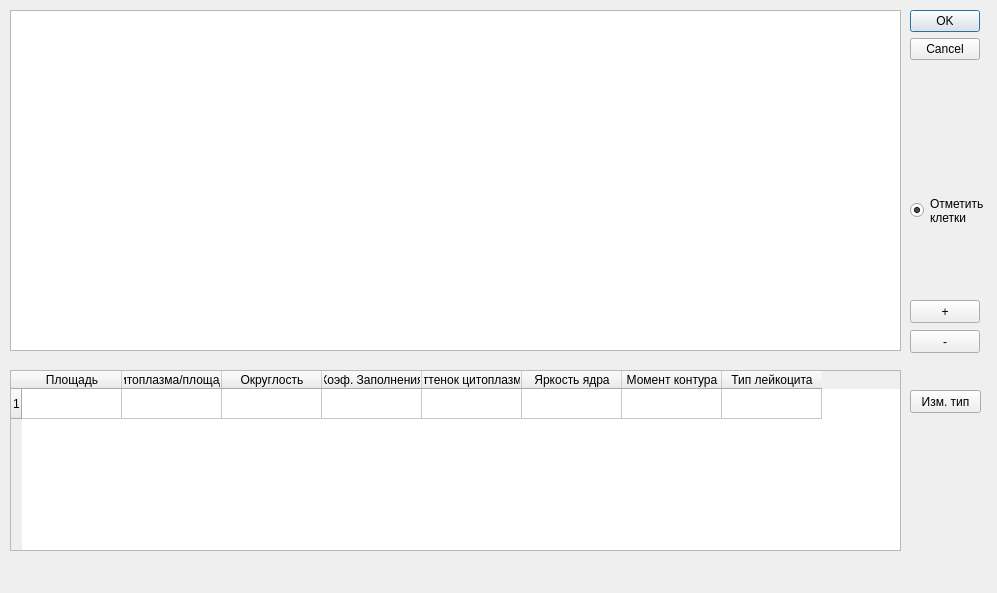
<?xml version="1.0" encoding="UTF-8"?>
<ui version="4.0">
 <class>CellsLocation</class>
 <widget class="QDialog" name="CellsLocation">
  <property name="geometry">
   <rect>
    <x>0</x>
    <y>0</y>
    <width>997</width>
    <height>593</height>
   </rect>
  </property>
  <property name="windowTitle">
   <string>Расположение распознанных клеток</string>
  </property>
  <widget class="QDialogButtonBox" name="buttonBox">
   <property name="geometry">
    <rect>
     <x>910</x>
     <y>10</y>
     <width>70</width>
     <height>61</height>
    </rect>
   </property>
   <property name="orientation">
    <enum>Qt::Vertical</enum>
   </property>
   <property name="standardButtons">
    <set>QDialogButtonBox::Cancel|QDialogButtonBox::Ok</set>
   </property>
  </widget>
  <widget class="QGraphicsView" name="graphicsView">
   <property name="geometry">
    <rect>
     <x>10</x>
     <y>10</y>
     <width>891</width>
     <height>341</height>
    </rect>
   </property>
  </widget>
  <widget class="QPushButton" name="pushButton">
   <property name="geometry">
    <rect>
     <x>910</x>
     <y>300</y>
     <width>70</width>
     <height>23</height>
    </rect>
   </property>
   <property name="text">
    <string>+</string>
   </property>
  </widget>
  <widget class="QPushButton" name="pushButton_2">
   <property name="geometry">
    <rect>
     <x>910</x>
     <y>330</y>
     <width>70</width>
     <height>23</height>
    </rect>
   </property>
   <property name="text">
    <string>-</string>
   </property>
  </widget>
  <widget class="QTableWidget" name="tableWidget">
   <property name="geometry">
    <rect>
     <x>10</x>
     <y>370</y>
     <width>891</width>
     <height>181</height>
    </rect>
   </property>
   <row>
    <property name="text">
     <string>1</string>
    </property>
   </row>
   <column>
    <property name="text">
     <string>Площадь</string>
    </property>
   </column>
   <column>
    <property name="text">
     <string>Цитоплазма/площадь</string>
    </property>
   </column>
   <column>
    <property name="text">
     <string>Округлость</string>
    </property>
   </column>
   <column>
    <property name="text">
     <string>Коэф. Заполнения</string>
    </property>
   </column>
   <column>
    <property name="text">
     <string>Оттенок цитоплазмы</string>
    </property>
   </column>
   <column>
    <property name="text">
     <string>Яркость ядра</string>
    </property>
   </column>
   <column>
    <property name="text">
     <string>Момент контура</string>
    </property>
   </column>
   <column>
    <property name="text">
     <string>Тип лейкоцита</string>
    </property>
   </column>
   <item row="0" column="0">
    <property name="text">
     <string/>
    </property>
   </item>
   <item row="0" column="1">
    <property name="text">
     <string/>
    </property>
   </item>
   <item row="0" column="2">
    <property name="text">
     <string/>
    </property>
   </item>
   <item row="0" column="3">
    <property name="text">
     <string/>
    </property>
   </item>
   <item row="0" column="4">
    <property name="text">
     <string/>
    </property>
   </item>
   <item row="0" column="5">
    <property name="text">
     <string/>
    </property>
   </item>
   <item row="0" column="6">
    <property name="text">
     <string/>
    </property>
   </item>
   <item row="0" column="7">
    <property name="text">
     <string/>
    </property>
   </item>
  </widget>
  <widget class="QPushButton" name="pushButton_3">
   <property name="geometry">
    <rect>
     <x>910</x>
     <y>390</y>
     <width>71</width>
     <height>23</height>
    </rect>
   </property>
   <property name="text">
    <string>Изм. тип</string>
   </property>
  </widget>
  <widget class="QRadioButton" name="radioButton">
   <property name="geometry">
    <rect>
     <x>910</x>
     <y>190</y>
     <width>82</width>
     <height>41</height>
    </rect>
   </property>
   <property name="text">
    <string>Отметить 
клетки</string>
   </property>
   <property name="checked">
    <bool>true</bool>
   </property>
  </widget>
 </widget>
 <resources/>
 <connections>
  <connection>
   <sender>buttonBox</sender>
   <signal>accepted()</signal>
   <receiver>CellsLocation</receiver>
   <slot>accept()</slot>
   <hints>
    <hint type="sourcelabel">
     <x>248</x>
     <y>254</y>
    </hint>
    <hint type="destinationlabel">
     <x>157</x>
     <y>274</y>
    </hint>
   </hints>
  </connection>
  <connection>
   <sender>buttonBox</sender>
   <signal>rejected()</signal>
   <receiver>CellsLocation</receiver>
   <slot>reject()</slot>
   <hints>
    <hint type="sourcelabel">
     <x>316</x>
     <y>260</y>
    </hint>
    <hint type="destinationlabel">
     <x>286</x>
     <y>274</y>
    </hint>
   </hints>
  </connection>
 </connections>
</ui>
